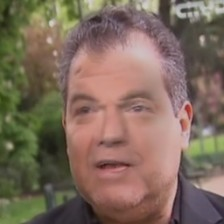
#> input picture model_test_train/temp.jpg, 224 x 224 px; its folder holds only this picture in this run
$ python -i prepare_dip_features.py   (imports and definitions only)   (older library calls are emulated)
#> lines starting #> are read from the running program, lines starting #| are printed output that depends on the picture
import cv2
import numpy as np
import os
from PIL import Image, ImageChops
from io import BytesIO
from tqdm import tqdm
from multiprocessing import Pool, cpu_count

DATASET_DIR = "../deep_fakes_explain/dataset"
OUTPUT_DIR = "../deep_fakes_explain/dataset_with_dip"

# [1 line not run here, left out]


def compute_dip(path):

#> called with path = 'temp.jpg'
    try:
        image = cv2.imread(path)
#> image is the input picture: shape (224, 224, 3); mean B, G, R 92.8, 107.1, 127.3
        if image is None:
            return

        image = cv2.cvtColor(image, cv2.COLOR_BGR2RGB)

        gray = cv2.cvtColor(image, cv2.COLOR_RGB2GRAY)
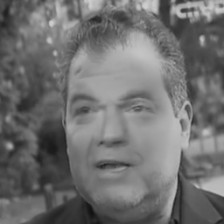
#> gray: shape (224, 224); min 17, max 206, mean 111.6

        edge = cv2.Laplacian(gray, cv2.CV_64F)
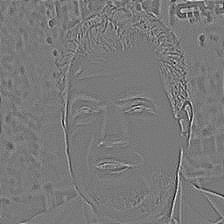
#> edge: shape (224, 224) float64; min -91, max 100, mean 0; drawn with min black and max white
        edge = cv2.convertScaleAbs(edge).astype(np.float32) / 255.0
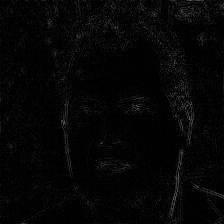
#> edge: shape (224, 224) float32; min 0, max 0.392, mean 0.0218

        f = np.fft.fft2(gray)
        fshift = np.fft.fftshift(f)
        fft_map = np.log(np.abs(fshift) + 1)
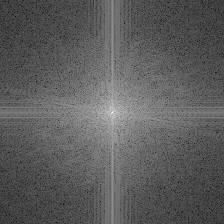
#> fft_map: shape (224, 224) float64; min 0.726, max 15.54, mean 6.12; drawn with min black and max white
        fft_map = cv2.normalize(fft_map, None, 0, 1, cv2.NORM_MINMAX)

        pil = Image.fromarray(image)
        buffer = BytesIO()
        pil.save(buffer, "JPEG", quality=90)
        buffer.seek(0)
        compressed = Image.open(buffer)

        ela = ImageChops.difference(pil, compressed)
        ela = np.array(ela.convert("L")).astype(np.float32) / 255.0
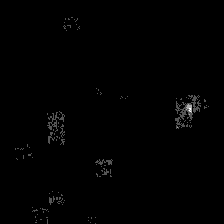
#> ela: shape (224, 224) float32; min 0, max 0.0118, mean 6.62e-05; drawn with min black and max white

        relative_path = os.path.relpath(path, DATASET_DIR)
        save_path = os.path.join(OUTPUT_DIR, relative_path + ".npz")

        os.makedirs(os.path.dirname(save_path), exist_ok=True)

        np.savez_compressed(
            save_path,
            rgb=image,
            edge=edge,
            fft=fft_map,
            ela=ela
        )

    except:
        pass


# [19 lines not run here, left out]

>>> result = compute_dip('temp.jpg')
